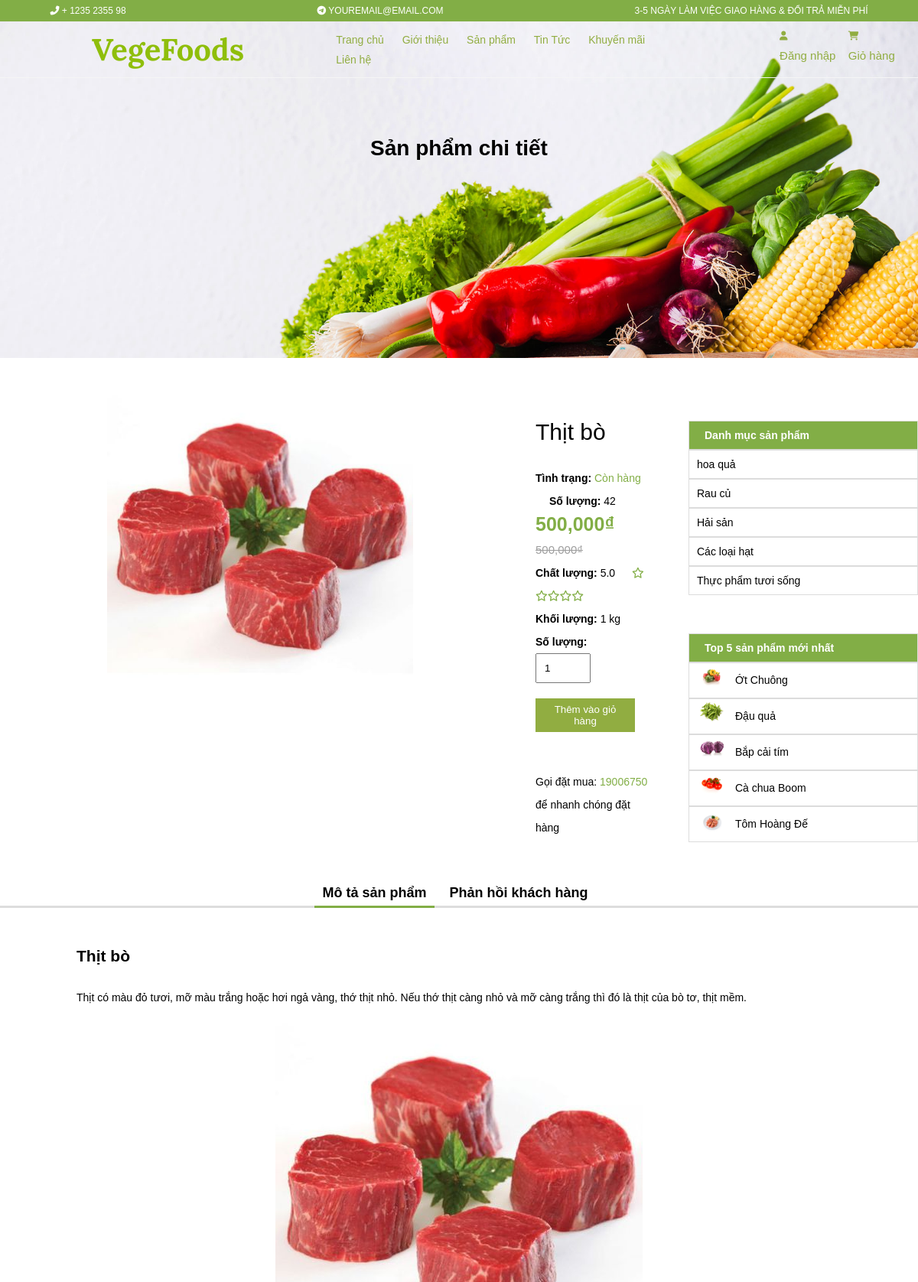
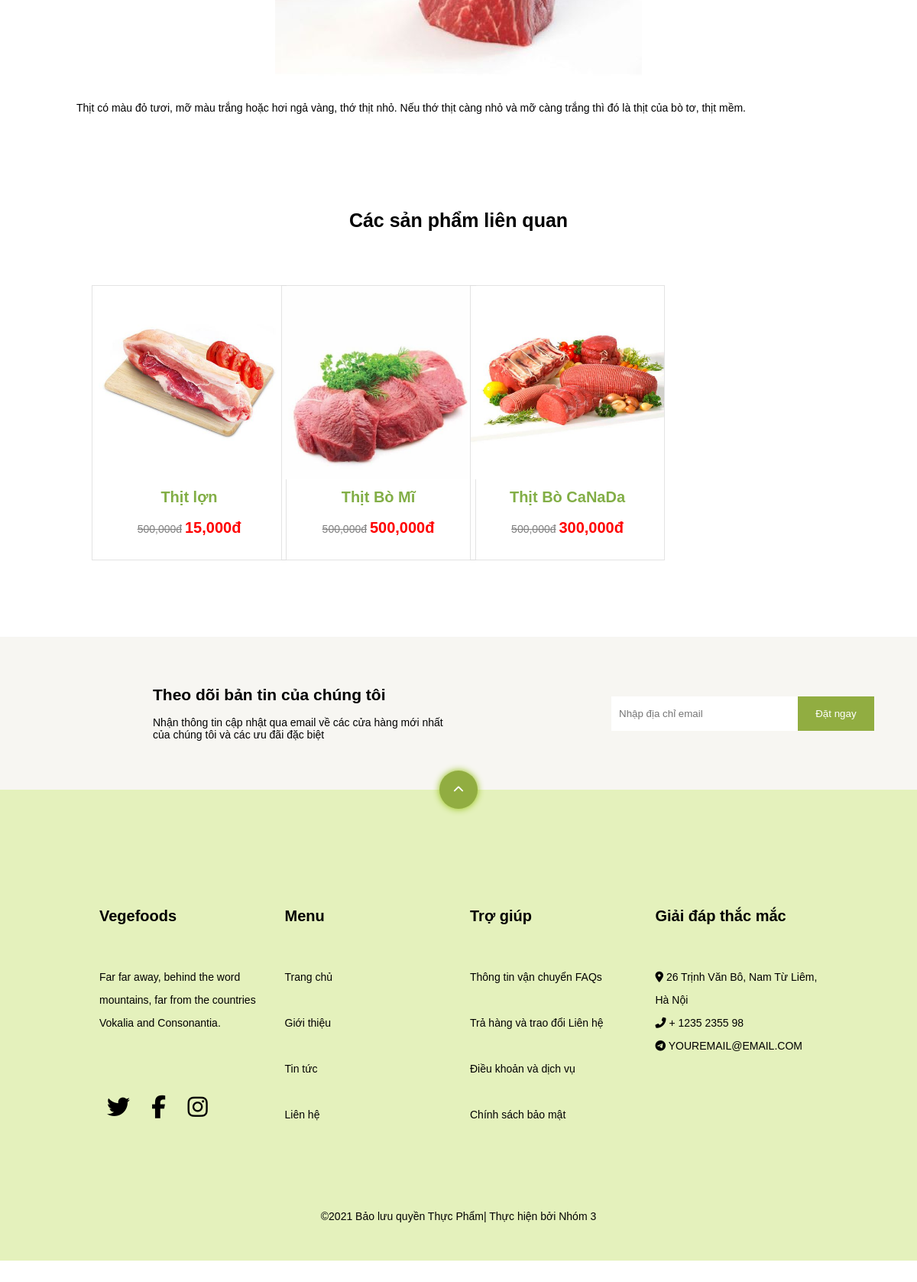
The app's page /views/index.php?act=ctsp&mact=4 with its own data (2 pictures, top to bottom).
### tables this page shows
CREATE TABLE `sanpham` (
  `id_sp` int(11) NOT NULL,
  `name` varchar(50) NOT NULL,
  `img` text NOT NULL,
  `new_price` int(11) NOT NULL,
  `old_price` int(11) NOT NULL,
  `description` text NOT NULL,
  `quantity` int(11) NOT NULL,
  `id_dm` int(11) NOT NULL
);

CREATE TABLE `danhmuc` (
  `id_dm` int(11) NOT NULL,
  `name` varchar(50) NOT NULL
);

### views/chi_tiet_sp.php (the view, shortened to what this page needs)
<!DOCTYPE html>
<html lang="en">
<head>
  <link rel="stylesheet" href="../css-model/css/chi_tiet_sp.css">
</head>
<body>
  <div class="wapper">
    <div class="text-banner">
      <h1>Sản phẩm chi tiết</h1>
    </div>
    <?php
    if (isset($_GET['mact'])) {
      $mact = $_GET['mact'];
      $kq = $conn->query("SELECT * FROM sanpham WHERE id_sp=$mact")->fetch();
      $iddm = $kq['id_dm'];
    }
    ?>
    <section class="product_ct">
      <a href="index.php?act=ctsp&mact=<?php echo $kq['id_sp'] ?>" style="text-decoration: none;">
        <div class="product-img">
          <img width="400px" src="../img/<?php echo $kq['img'] ?>" alt="" style="margin:0 110px">
        </div>
      </a>
      <div class="noi_dung">
        <h2><?php echo $kq['name'] ?></h2>
        <span><b>Tình trạng: </b></span> <span class="trang_thai"><?php if ($kq['quantity'] == 0) {
                                                                    echo "Hết hàng";
                                                                  ?>
        </span>
        <span><b>&emsp; Số lượng:</b> </span> <?php echo $kq['quantity'] ?> <br>
        <span class="price"><?php echo number_format($kq['new_price'])  ?>₫</span> &emsp; <span class="price-old"><?php echo number_format($kq['old_price'])  ?>₫</span><br>
        <span><b> Chất lượng: </b></span>5.0 &emsp; <i class="far fa-star"></i><i class="far fa-star"></i><i class="far fa-star"></i><i class="far fa-star"></i><i class="far fa-star"></i> <br>
        <span><b>Khối lượng: </b></span> <span>1 kg</span><br>
        <button onclick="return confirm('Sản phẩm đã hết hàng!')"> <a href="index.php?act=sanpham" style="text-decoration: none;color: #fff;"> Thêm vào giỏ hàng</a></button><br>
        Gọi đặt mua: <span style="color: #82ae46">19006750</span> để nhanh chóng đặt hàng
      <?php
                                                                  } else {
                                                                    echo "Còn hàng";
      ?>
        </span>
        <span><b>&emsp; Số lượng:</b> </span> <?php echo $kq['quantity'] ?> <br>
        <span class="price"><?php echo number_format($kq['new_price'])  ?>₫</span> &emsp; <span class="price-old"><?php echo number_format($kq['old_price'])  ?>₫</span><br>
        <span><b> Chất lượng: </b></span>5.0 &emsp; <i class="far fa-star"></i><i class="far fa-star"></i><i class="far fa-star"></i><i class="far fa-star"></i><i class="far fa-star"></i> <br>
        <span><b>Khối lượng: </b></span> <span>1 kg</span><br>
        <span><b>Số lượng:&emsp; </b></span>
        <form method="POST" action="cart2.php?id_cart=<?= $kq['id_sp'] ?>">
          <input style="padding: 10px;" type="number" min="1" max="<?php echo $kq['quantity'] ?>" name="quantity" value="1"><br>
          <button type="submit" name="btn" class="btn-sb" style="float: none;"> Thêm vào giỏ hàng</button><br>
        </form>
        Gọi đặt mua: <span style="color: #82ae46">19006750</span> để nhanh chóng đặt hàng
      <?php
                                                                  } ?>
      </div>
      <div class="side-bar-right">
        <div class="nav-dm">
          <ul>
            <li class="danh_muc"><b>Danh mục sản phẩm</b></li>
            <?php
            $kqdm = $conn->query("SELECT * FROM danhmuc");
            foreach ($kqdm as $key => $value) {
            ?>
              <li><a href="index.php?act=danhmucsanpham&madanhmuc=<?php echo $value['id_dm'] ?>"><?php echo $value['name'] ?></a></li>
            <?php
            }
            ?>
          </ul>
        </div>
        <div class="sp-yeu-thich">
          <ul>
            <li class="danh_muc"><b>Top 5 sản phẩm mới nhất</b></li>
            <?php
            $stement = $conn->query("SELECT * FROM sanpham ORDER BY id_sp DESC LIMIT 5");
            foreach ($stement as $key => $value) {
            ?>
              <li><a href="index.php?act=ctsp&mact=<?php echo $value['id_sp'] ?>"><img width="40px" src="../img/<?php echo $value['img'] ?>" alt=""><span><?php echo $value['name'] ?></span></a></li>
            <?php
            }
            ?>
          </ul>
        </div>
      </div>
    </section>
    <section class="wrapper-tab">
      <div class="tabs">
        <ul class="nav-tabs">
          <li class="active"><a href="#menu_1">Mô tả sản phẩm</a></li>
          <li><a href="#menu_2">Phản hồi khách hàng</a></li>
        </ul>
        <div class="tab-content">
          <div id="menu_1" class="tab-content-item">
            <h1><?php echo $kq['name'] ?></h1>
            <?php echo $kq['description'] ?>
            <div class="img-tab">
              <img src="../img/<?php echo $kq['img'] ?>" alt="">
            </div>
            <p> <?php echo $kq['description'] ?></p>
          </div>
        </div>
      </div>
    </section>
    <section class="sp_lienquan">
      <h1>Các sản phẩm liên quan</h1>
      <div class="product">
        <?php
        $stmtdm = $conn->query("SELECT * FROM sanpham WHERE id_sp <> $mact
        AND id_dm=$iddm ORDER BY id_sp DESC LIMIT 0,4");
        foreach ($stmtdm as $key => $value) {
        ?>
          <div class="product-list">
            <a href="index.php?act=ctsp&mact=<?php echo $value['id_sp'] ?>" style="text-decoration: none;">
              <div class="product-row">
                <img width="253px" src="../img/<?php echo $value['img']  ?>" alt="">
                <div class="product-text">
                  <span style="color: #82ae46;font-size: 20px;font-weight: bold;"><?php echo $value['name'] ?></span><br>
                  <span class="line-text"><?php echo number_format($value['old_price'])  ?>đ</span>
                  <span style="color: red;font-size: 20px;font-weight: 600;"><?php echo number_format($value['new_price'])   ?>đ</span>
                </div>
              </div>
            </a>
          </div>
        <?php
        }
        ?>
      </div>
    </section>
  </div>
</body>
</html>

### css-model/css/style.css (style rules this page uses)
* { margin: 0; padding: 0; box-sizing: border-box;font-family: 'Poppins', sans-serif; }
.product { display: grid; grid-template-columns: 1fr 1fr 1fr 1fr; grid-gap: 30px; margin: 0 120px; }
.product-row { border: 1px solid rgba(220, 220, 220, 0.802); }
.product-text, .overlay { text-align: center; }
.product-text>span { line-height: 40px; }
.product-text .line-text { text-decoration-line: line-through; color: gray; }
.product-text { margin-bottom: 20px; }
.product-list { position: relative; width: fit-content; overflow: hidden; }
.overlay>a { background-color: #91ad41; padding: 15px; border-radius: 100px; }

### css-model/css/chi_tiet_sp.css (style rules this page uses)
.text-banner { transform: translateY(-290px); text-align: center; }
.product_ct { display: grid; grid-gap: 50px; grid-template-columns: 1fr 1fr 1fr; }
.product-img { margin-left: 30px; }
.noi_dung>h2 { font-weight: 250; font-size: 30px; padding: 50px 0 30px 0; }
.noi_dung { line-height: 30px; }
.price { font-size: 25px; font-weight: bold; color: #82ae46 }
.price-old { font-size: 15px; color: rgb(158, 158, 158); text-decoration: line-through; }
.noi_dung >i { color: #82ae46; }
.trang_thai { color: #82ae46; }
.nav-dm, .sp-yeu-thich { margin-top: 50px; width: 300px; }
.nav-dm ul li , .sp-yeu-thich ul li { display: block; border: 1px solid gainsboro; }
.nav-dm ul li a { padding: 10px 10px; text-decoration: none; display: block; color: #000; }
.sp-yeu-thich ul li a { align-items: flex-start; padding: 0px 10px; text-decoration: none; display: block; color: #000; }
.sp-yeu-thich ul li a { display: flex; }
.sp-yeu-thich ul li a span { line-height: 45px; padding-left: 10px; }
.danh_muc { padding: 10px 20px; background-color: #82ae46; color: #fff; }
.wrapper-tab { margin-top: 50px; }
.nav-tabs { display: flex; list-style: none; margin: 0px; padding: 0; border-bottom: 3px solid #ddd; justify-content: center; }
.nav-tabs li a { display: block; padding: 6px 10px; text-decoration: none; position: relative; color: #000; font-size: 18px; font-weight: bold; }
.nav-tabs li { margin-right: 10px; }
.nav-tabs li a::after { content: ""; height: 3px; width: 100%; position: absolute; left: 0px; bottom: -3px; background: transparent; }
.nav-tabs li.active a::after, .nav-tabs li:hover a::after { background:#82ae46; }
.tab-content { padding: 50px 0px; }
.tab-content-item { justify-content: center; align-items: center; width: 1000px; margin: 0 auto; line-height: 25px; }
.tab-content-item>h1 { padding-bottom: 30px; }
.tab-content-item .img-tab { text-align: center; }
form { margin-bottom: 50px; }
form .btn-sb { padding: 7px 15px; background-color: #91ad41; color: #fff; border: none; margin-top: 20px; margin-right: 20px; }
form >button { float: right; padding: 7px 15px; background-color: #91ad41; color: #fff; border: none; margin-top: 20px; margin-right: 20px; }
.sp_lienquan { margin-bottom: 100px; }
.sp_lienquan >h1 { text-align: center; font-size: 25px; padding: 70px; }
.product { display: grid; grid-template-columns: 1fr 1fr 1fr 1fr; grid-gap: 30px; margin: 0 120px; }
.product-row { border: 1px solid rgba(220, 220, 220, 0.802); }
.product-text, .overlay { text-align: center; }
.product-text>span { line-height: 40px; }
.product-text .line-text { text-decoration-line: line-through; color: gray; }
.product-text { margin-bottom: 20px; }
.product-list { position: relative; width: fit-content; overflow: hidden; }
.overlay>a { background-color: #91ad41; padding: 15px; border-radius: 100px; }

### views/header.php (style rules this page uses)
* { margin: 0; padding: 0; box-sizing: border-box; font-family: 'Poppins', sans-serif; }

### records on screen
sanpham: img (picture), name "Thịt bò", quantity "42", new_price "500,000", old_price "500,000", description "Thịt có màu đỏ tươi, mỡ màu trắng hoặc hơi ngả vàng, thớ thịt nhỏ. Nếu thớ thịt càng nhỏ và mỡ càng trắng thì đó là thịt của bò tơ, thịt mềm."
danhmuc: name "hoa quả"
danhmuc: name "Rau củ"
danhmuc: name "Hải sản"
danhmuc: name "Các loại hạt"
danhmuc: name "Thực phẩm tươi sống"
sanpham: img (picture), name "Ớt Chuông"
sanpham: img (picture), name "Đậu quả"
sanpham: img (picture), name "Bắp cải tím"
sanpham: img (picture), name "Cà chua Boom"
sanpham: img (picture), name "Tôm Hoàng Đế"
sanpham: img (picture), name "Thịt lợn", old_price "500,000", new_price "15,000"
sanpham: img (picture), name "Thịt Bò Mĩ", old_price "500,000", new_price "500,000"
sanpham: img (picture), name "Thịt Bò CaNaDa", old_price "500,000", new_price "300,000"
